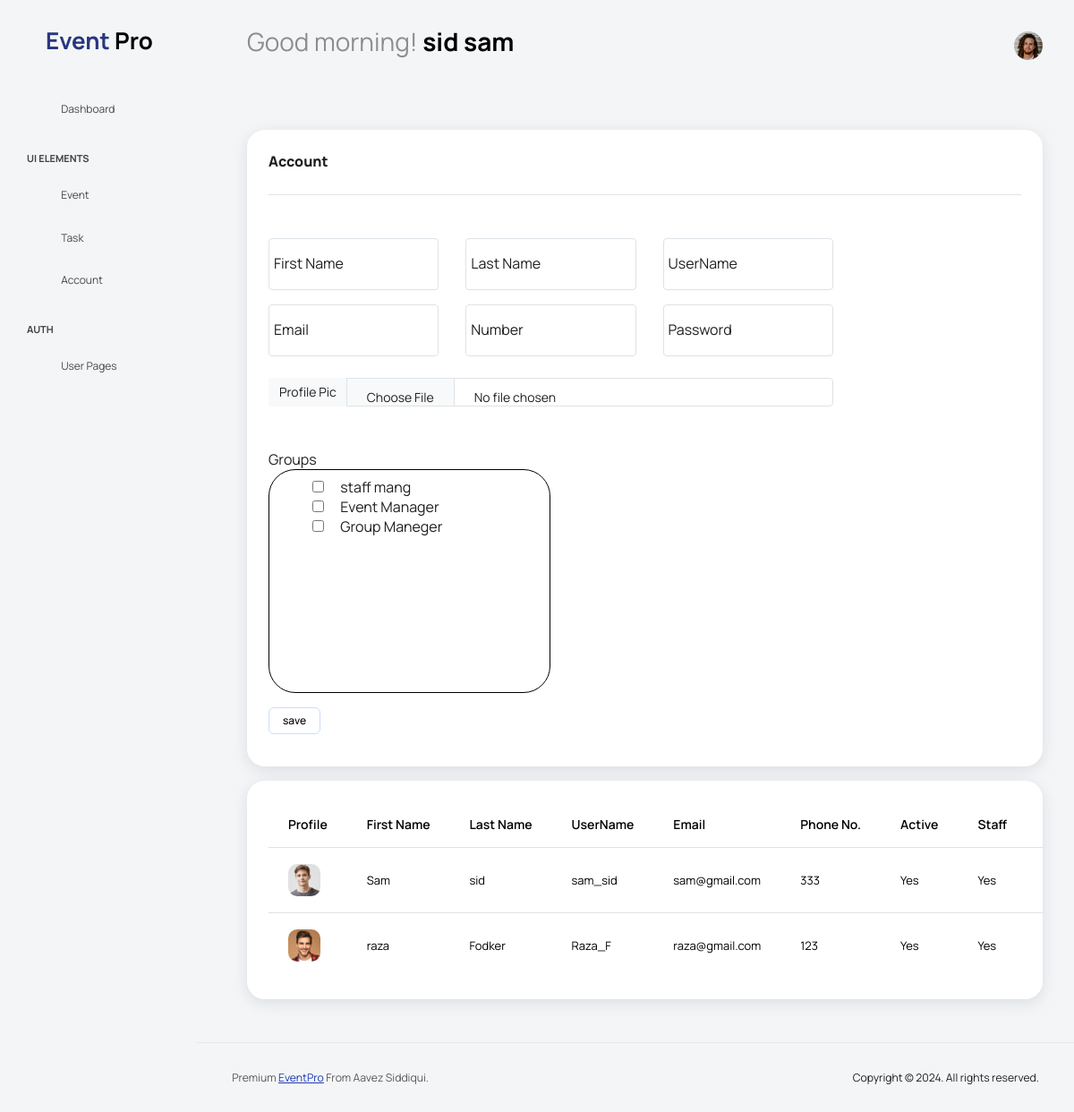
The app's page /account_page (signed in) with its own data.
### userAcc/models.py (models this page shows)
class CustomUser(AbstractUser):
    phone_number = models.CharField(max_length=15, blank=True, null=True)
    profile_image = models.ImageField(upload_to='profile_images/', blank=True, null=True,default=None)
    email =   models.EmailField(unique=True)
    USERNAME_FIELD = "email"
    REQUIRED_FIELDS = []
    objects = CustomUserManager()
    def __str__(self):
        return self.email
    class Meta:
        permissions = (
                        ("can_add_staff", "To add staff"),
                        ("can_edit_staff", "To edit staff"),
                        ("can_make_group", "To make group")
                        )

### eventapp/views.py (the view)
# urls.py: path('account_page',Acount_new_page,name='account_page'),
@login_required(login_url='login_page')
def Acount_new_page(request):
    if request.user.is_superuser or request.user.has_perm('userAcc.can_add_staff'):
        users = CustomUser.objects.all()
        user_data = []
        groups = Group.objects.all()
        for user in users:
            user_groups = user.groups.all()
            user_data.append({'user': user, 'groups': user_groups})
        context = {
            'info_user':user_data,
            'groups':groups
        }
        return render(request,'Account_new.html',context)

### eventapp/templatetags/custom_filters.py (called while the page is built)
@register.filter
def encrypt_id(user_id):
    encrypted_id = cipher_suite.encrypt(str(user_id).encode()).decode()
    return encrypted_id

### templates/Account_new.html (shortened to what this page needs)
{% extends 'base.html' %}
{% load static %}
{% load custom_filters %}
{% block content %}
<div class="col-lg-12">
            <div class="card">
                <div class="card-body">
                    <div class="d-sm-flex justify-content-between align-items-start mb-3">
                        <div>
                          <h4 class="card-title card-title-dash">Account</h4>
                        </div>
                    </div>
                    <div class="d-flex mt-4 border-top">
                        <div class="list-wrapper ml-3 mt-5 w-75">
                            <form method="POSt" action="{% url 'addAcount' %}" enctype="multipart/form-data">
                            <div class="row">
                            <div class="form-floating mb-3 col">
                                <input type="text" class="form-control" id="Account_firstname" placeholder="First Name" name="first_A_name">
                                <label class="ms-2" for="Account_name">First Name</label>
                            </div>
                            <div class="form-floating mb-3 col">
                                <input type="text" class="form-control" id="Account_lastname" placeholder="Last Name" name="last_A_name">
                                <label class="ms-2" for="Account_name">Last Name</label>
                            </div>
                            <div class="form-floating mb-3 col">
                                <input type="text" class="form-control" id="Account_username" placeholder="UserName" name="Username_A_name">
                                <label class="ms-2" for="Account_name">UserName</label>
                            </div>
                            </div>
                            <div class="row">
                            <div class="form-floating mb-3 col">
                                <input type="email" class="form-control" id="Account_email" placeholder="Email" name="email_A_name">
                                <label class="ms-2" for="Account_name">Email</label>
                            </div>
                            <div class="form-floating mb-3 col">
                                <input type="number" class="form-control" id="Account_number" placeholder="Number" name="phone_A_name">
                                <label class="ms-2" for="Account_name">Number</label>
                            </div>
                            <div class="form-floating mb-3 col">
                                <input type="text" class="form-control" id="Account_password" placeholder="Password" name="password_A_name">
                                <label class="ms-2" for="Account_name">Password</label>
                            </div>
                            </div>
                            <div class="input-group mb-5">
                                <label class="input-group-text mt-2" for="Account_pic" style="border: none;">Profile Pic</label>
                                <input type="file" class="form-control mt-2" id="Account_pic" name="profile_pic_Account" accept="image/*" >
                            </div>
                            <caption class="mt-4">Groups</caption>
                            <div class="col w-50 me-5 ps-5 pt-2" style="border: 1px solid black; height: 250px; border-radius: 30px;">
                                {% for group in groups %}
                                    <input type="checkbox"  id="checkBoxm_{{group.id}}" name="groups_name_add" value="{{ group.id}}" {% if group.id in groups %}checked{% endif %}>
                                    <label for="checkBoxm_{{group.id}}">{{ group.name }}</label><br>
                                {% endfor %}
                            </div>
                            <button type="submit" class="btn btn-outline-primary mt-3">save</button>
                        </form>
                        </div>
                    </div>
                </div>
            </div>
    <div class="card mt-3 p-4 overflow-x-auto">
        <table class="display table table-hover">
            <thead>
                <tr>
                    <th>Profile</th>
                    <th>First Name</th>
                    <th>Last Name</th>
                    <th>UserName</th>
                    <th>Email</th>
                    <th>Phone No.</th>
                    <th>Active</th>
                    <th>Staff</th>
                    <th>Group</th>
                </tr>
            </thead>
            <tbody >
                {% for info in info_user %}
                {% if info.user.is_staff and not info.user.is_superuser and info.user.email != user.email%}
                    <tr class="overflow-x-auto" style="cursor: pointer;">
                        {% if info.user.profile_image %}
                        <td><a href='{% url "account_edit" encoded_userId=info.user.id|encrypt_id %}' style="text-decoration: none; color: black;"><img class="img-sm rounded-10" src="{{ info.user.profile_image.url }}"></a></td>
                        {% else %}
                        <td></td>
                        {% endif %}
                        <td><a href='{% url "account_edit" encoded_userId=info.id|encrypt_id %}' style="text-decoration: none; color: black;">{{ info.user.first_name }}</a></td>
                        <td><a href='{% url "account_edit" encoded_userId=info.user.id|encrypt_id %}' style="text-decoration: none; color: black;">{{ info.user.last_name }}</a></td>
                        <td><a href='{% url "account_edit" encoded_userId=info.user.id|encrypt_id %}' style="text-decoration: none; color: black;">{{ info.user.username }}</a></td>
                        <td><a href='{% url "account_edit" encoded_userId=info.user.id|encrypt_id %}' style="text-decoration: none; color: black;">{{ info.user.email }}</a></td>
                        <td><a href='{% url "account_edit" encoded_userId=info.user.id|encrypt_id %}' style="text-decoration: none; color: black;">{{ info.user.phone_number }}</a></td>
                        <td><a href='{% url "account_edit" encoded_userId=info.user.id|encrypt_id %}' style="text-decoration: none; color: black;">{% if info.user.is_active %}Yes {% else %} No{% endif %}</a></td>
                        <td><a href='{% url "account_edit" encoded_userId=info.user.id|encrypt_id %}' style="text-decoration: none; color: black;">{% if info.user.is_staff %}Yes {% else %} No{% endif %}</a></td>
                        <td>
                        </td>
                    </tr>
                {% endif %}
            {% endfor %}
            </tbody>
        </table>
    </div>
</div>
{% endblock %}

### templates/includes/navbar.html (shortened to what this page needs)
{% load static %}
<nav class="navbar default-layout col-lg-12 col-12 p-0 fixed-top d-flex align-items-top flex-row">
    <div class="text-center navbar-brand-wrapper d-flex align-items-center justify-content-start">
      <div >
        <a class="navbar-brand" href="{% url 'home' %}">
          <h2><b>Event <span style="color: black;">Pro</span></b></h2>
        </a>
      </div>
    </div>
    <div class="navbar-menu-wrapper d-flex align-items-top">
      <ul class="navbar-nav">
        <li class="nav-item font-weight-semibold d-none d-lg-block ms-0">
          {% if request.user.is_authenticated %}
    {% if request.user.socialaccount_set.all %}
        {% with social_account=request.user.socialaccount_set.all.0 %}
            {% if social_account.provider == 'google' %}
            <h1 class="welcome-text"><span id="greeting"></span> <span class="text-black fw-bold">{{ request.user.first_name }} {{ request.user.last_name }}</span></h1>
          {% endif %}
        {% endwith %}
      {% else %}
      <h1 class="welcome-text"><span id="greeting"></span> <span class="text-black fw-bold">{{ request.user.first_name }} {{ request.user.last_name }}</span></h1>
    {% endif %}
    {% else %}
          <h1 class="welcome-text"><span id="greeting"></span> <span class="text-black fw-bold">Guest</span></h1>
{% endif %}
        </li>
      </ul>
      <ul class="navbar-nav ms-auto">
        {% if request.user.is_authenticated %}
        {% if request.user.socialaccount_set.all %}
            {% with social_account=request.user.socialaccount_set.all.0 %}
                {% if social_account.provider == 'google' %}
        <li class="nav-item dropdown d-none d-lg-block user-dropdown">
          <a class="nav-link" id="UserDropdown" href="#" data-bs-toggle="dropdown" aria-expanded="false">
            <img class="img-xs rounded-circle" src="{{ social_account.extra_data.picture }}" alt="Profile image"> </a>
          <div class="dropdown-menu dropdown-menu-right navbar-dropdown" aria-labelledby="UserDropdown">
            <div class="dropdown-header text-center">
              <img class="img-md rounded-circle" src="{{ social_account.extra_data.picture }}" alt="Profile image">
              <p class="mb-1 mt-3 font-weight-semibold">{{ request.user.first_name }} {{ request.user.last_name }}</p>
              <p class="fw-light text-muted mb-0">{{ request.user }}</p>
            </div>
            <a class="dropdown-item" href="{% url 'profile_edit_page' %}"><i class="dropdown-item-icon mdi mdi-account-outline text-primary me-2"></i> My
              Profile <span class="badge badge-pill badge-danger">1</span></a>
            <a class="dropdown-item"><i class="dropdown-item-icon mdi mdi-message-text-outline text-primary me-2"></i>
              Messages</a>
            <a class="dropdown-item"><i class="dropdown-item-icon mdi mdi-calendar-check-outline text-primary me-2"></i>
              Activity</a>
            <a class="dropdown-item"><i class="dropdown-item-icon mdi mdi-help-circle-outline text-primary me-2"></i>
              FAQ</a>
            <a class="dropdown-item" href="{% url 'logout' %}"><i class="dropdown-item-icon mdi mdi-power text-primary me-2"></i>Sign Out</a>
          </div>
        </li>
      </ul>
      {% endif %}
      {% endwith %}
      {% else %}
      <li class="nav-item dropdown d-none d-lg-block user-dropdown">
        <a class="nav-link" id="UserDropdown" href="#" data-bs-toggle="dropdown" aria-expanded="false">
          {% if user.profile_image != '' %}
          <img class="img-xs rounded-circle" src="{{ user.profile_image.url }}" alt="Profile image"> </a>
          {% else %}
            <i class="mdi mdi-account-circle menu-icon"></i>
          {% endif %}
      </li>
    </ul>
  {% endif %}
{% endif %}
    </div>
  </nav>

### records on screen
CustomUser: user.first_name "sid", user.last_name "sam", profile_image (picture)
CustomUser: user.profile_image (picture), user.first_name "Sam", user.last_name "sid", user.username "sam_sid", user.email "sam@gmail.com", user.phone_number "333", is_active "Yes", is_staff "Yes"
CustomUser: user.profile_image (picture), user.first_name "raza", user.last_name "Fodker", user.username "Raza_F", user.email "raza@gmail.com", user.phone_number "123", is_active "Yes", is_staff "Yes"

### other values on screen
{{ group.name }} "staff mang"
{{ group.name }} "Event Manager"
{{ group.name }} "Group Maneger"
